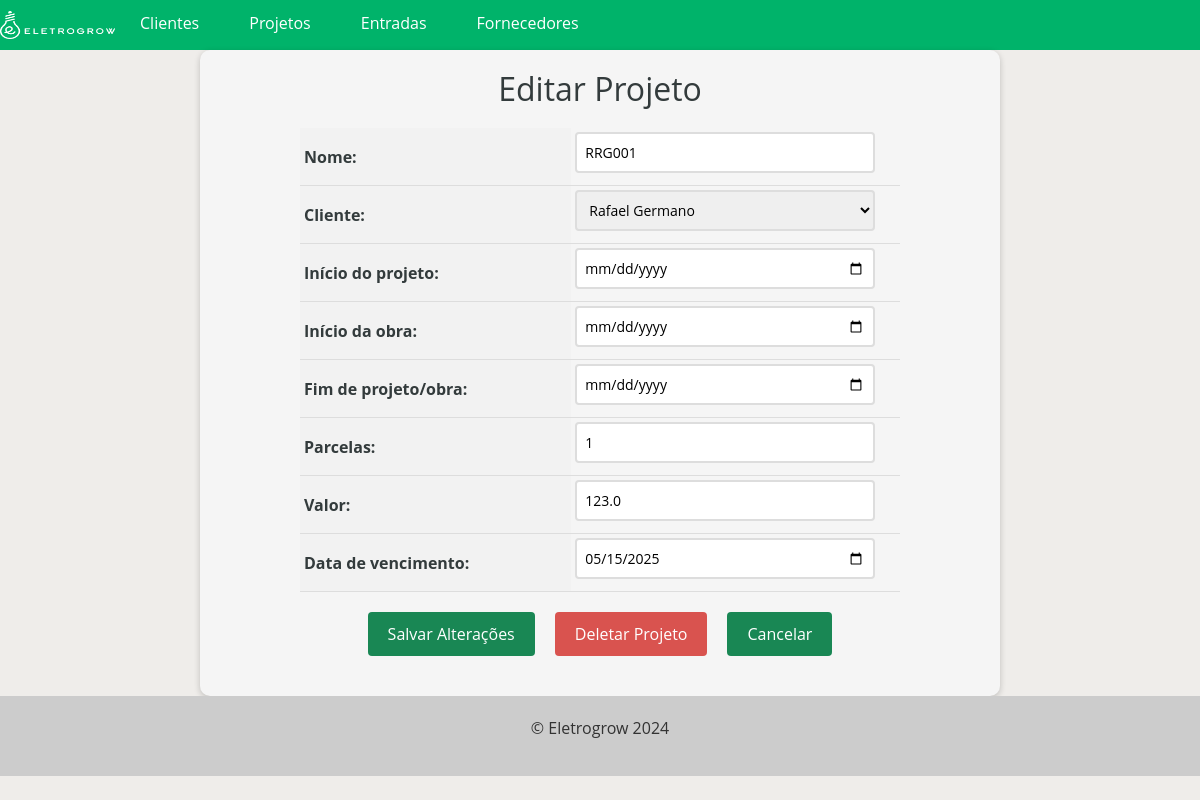
Page /project/update/2/ on the committed database.
### projects/models.py (models this page shows, shortened)
class ModelProject(models.Model):
    name = models.CharField(max_length=6, unique=True, verbose_name='Nome')
    client = models.ForeignKey(ModelClient, on_delete=models.CASCADE, related_name='projects', verbose_name='Cliente')
    start_project = models.DateField(blank=True, null=True, verbose_name='Início do projeto')
    start_work = models.DateField(blank=True, null=True, verbose_name='Início da obra')
    end_project = models.DateField(blank=True, null=True, verbose_name='Fim de projeto/obra')
    parcel = models.PositiveIntegerField(default=1, verbose_name='Parcelas')
    value = models.FloatField(blank=True, null=True, verbose_name='Valor')
    due_date = models.DateField(blank=True, null=True, verbose_name='Data de vencimento')

### clients/models.py (models this page shows, shortened)
class ModelClient(models.Model):
    name = models.CharField(max_length=300, unique=True, verbose_name='Nome')
    phone = PhoneNumberField(blank=True, null=True, region='BR', verbose_name='Telefone')
    email = models.EmailField(blank=True, null=True, verbose_name='E-mail')
    address = models.CharField(blank=True, null=True, verbose_name='Endereço')
    neighborhood = models.CharField(blank=True, null=True, verbose_name='Bairro')
    city = models.CharField(blank=True, null=True, verbose_name='Cidade')
    state = BRStateField(blank=True, null=True, verbose_name='Estado')
    cep = BRPostalCodeField(blank=True, null=True, verbose_name='CEP')
    cpf = BRCPFField(blank=True, null=True, verbose_name='CPF')
    cnpj = BRCNPJField(blank=True, null=True, verbose_name='CNPJ')
    def __str__(self):
        return self.name

### projects/views.py (the view)
# urls.py: path('update/<int:pk>/', UpdateProject.as_view(), name='update_project'),
class UpdateProject(UpdateView):
    model = ModelProject
    form_class = FormProject
    template_name = 'update_project.html'
    success_url = '/project/'

### projects/forms.py
class FormProject(forms.ModelForm):
    class Meta:
        model = ModelProject
        fields = '__all__'
    def __init__(self, *args, **kwargs):
        super().__init__(*args, **kwargs)
        for field_name, field in self.fields.items():
            if isinstance(field, forms.DateField):
                field.widget = forms.DateInput(attrs={'type': 'date'})
                if self.instance and getattr(self.instance, field_name):
                    date_value = getattr(self.instance, field_name)
                    formatted_date = date_value.strftime('%Y-%m-%d')
                    self.initial[field_name] = formatted_date

### projects/templates/update_project.html (shortened to what this page needs)
{% extends "base.html" %}
{% block content %}
  <form method="post" enctype="multipart/form-data">
    <h1>Editar Projeto</h1>
    <table>
      {{ form.as_table }}
    </table>
    <div>
      <div class="buttons-container">
        <input type="submit" value="Salvar Alterações" class="btn btn-success">
        <a href="{% url 'delete_project' pk=object.pk %}" class="btn btn-danger">Deletar Projeto</a>
        <a href="{% url 'project' %}" class="btn btn-success">Cancelar</a>
      </div>
    </div>
  </form>
{% endblock %}

### app/templates/base.html (style rules this page uses)
body { font-family: 'Open Sans', sans-serif; color: light-dark(#333b3c, #efefec); background-color: light-dark(#efedea, #223a2c); margin: 0; padding: 0; }

### projects/templates/update_project.html (style rules this page uses)
form { max-width: 800px; margin: 0 auto; padding: 20px; background-color: #f5f5f5; border-radius: 10px; box-shadow: 0 2px 6px rgba(0, 0, 0, 0.2); }
form h1 { font-size: 2rem; margin-bottom: 20px; text-align: center; }
table { margin: 0 auto; border-collapse: collapse; width: 100%; max-width: 600px; }
th, td { padding: 4px; text-align: left; border-bottom: 1px solid #ddd; }
th { background-color: #f2f2f2; }
input[type="text"], input[type="number"], input[type="date"], select, textarea { padding: 8px; font-size: 14px; border: 2px solid #ddd; border-radius: 4px; width: 100%; max-width: 300px; margin-bottom: 8px; transition: border-bottom-color 0.3s ease-in-out; }
.btn { border: none; padding: 10px 20px; font-size: 16px; border-radius: 4px; cursor: pointer; transition: background-color 0.3s ease-in-out; }
.buttons-container { display: flex; justify-content: center; margin-top: 20px; margin-bottom: 20px; }
.btn { display: inline-block; border: none; padding: 10px 20px; font-size: 16px; border-radius: 4px; cursor: pointer; transition: background-color 0.3s ease-in-out; margin: 0 10px; }
.btn-danger { background-color: #d9534f; text-decoration: none !important; }
a { text-decoration: none !important; }

### rows in the picture
ModelProject: name "RRG001", client "Rafael Germano", parcel "1", value "123.0", due_date "05/15/2025"
